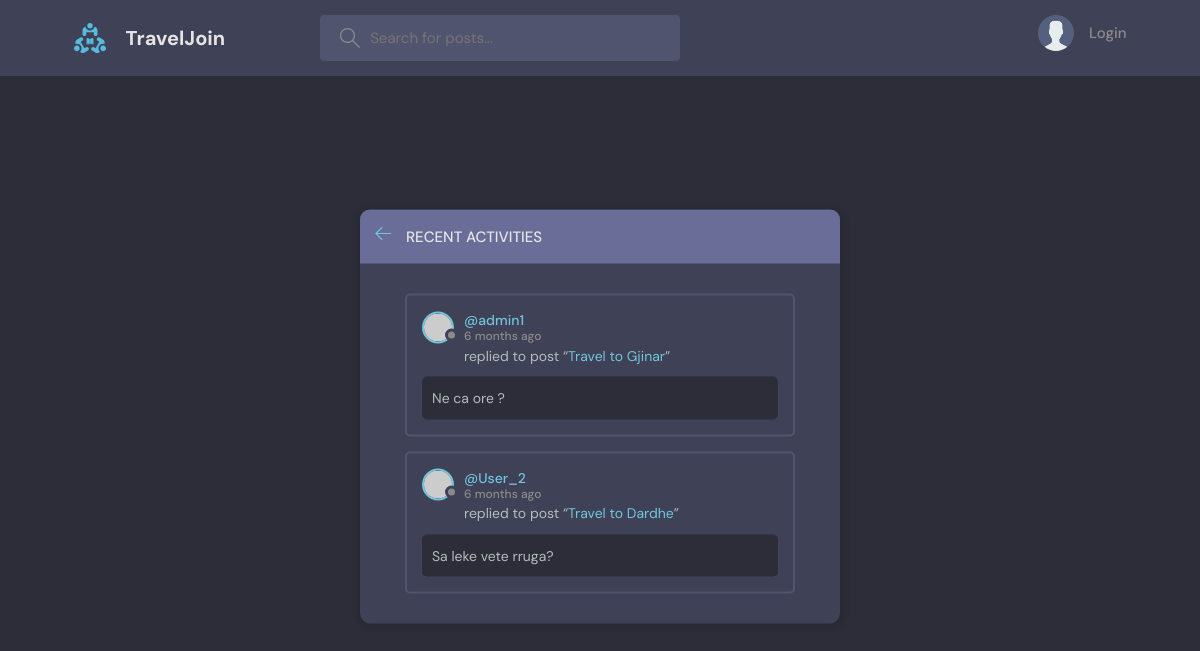
The page /activity/ on the database as committed earlier.
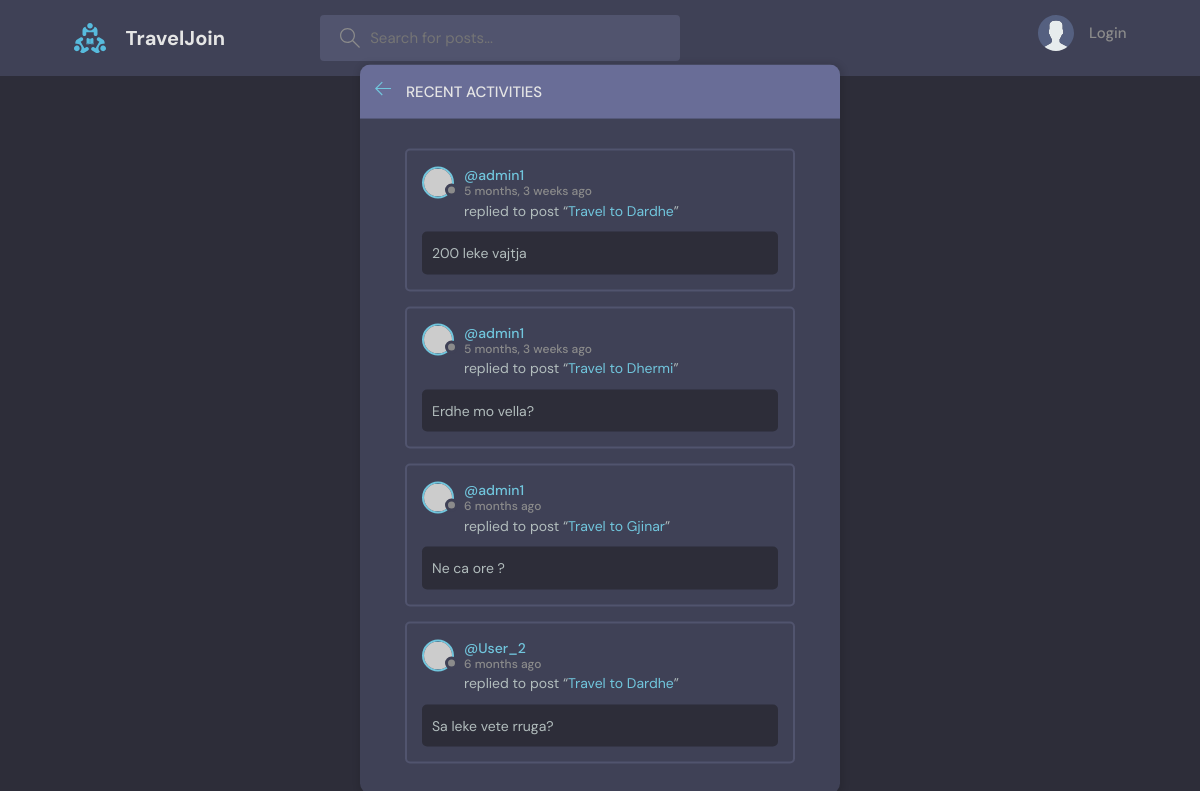
The same page on the database as committed later.
### base/models.py (models this page shows, shortened)
class Message(models.Model):
    user = models.ForeignKey(User, on_delete=models.CASCADE)
    room = models.ForeignKey(Room, on_delete=models.CASCADE)
    body = models.TextField()
    updated = models.DateTimeField(auto_now=True)
    created = models.DateTimeField(auto_now_add=True)
    class Meta:
        ordering = ['-updated', '-created']

class Room(models.Model):
    host = models.ForeignKey(User, on_delete=models.SET_NULL, null=True)
    topic = models.ForeignKey(Topic, on_delete=models.SET_NULL, null=True)
    name = models.CharField(max_length=200)
    description = models.TextField(null=True, blank=True)
    participants = models.ManyToManyField(User, related_name="participants", blank=True)
    updated = models.DateTimeField(auto_now=True)
    created = models.DateTimeField(auto_now_add=True)
    class Meta:
        ordering = ['-updated', '-created']
    def __str__(self):
        return self.name

### base/views.py (the view)
# urls.py: path('activity/', views.activityPage, name="activity"),
def activityPage(request):
    room_messages= Message.objects.all()
    return render(request,'base/activity.html',{'room_messages':room_messages})

### base/templates/base/activity.html (shortened to what this page needs)
{% extends 'main.html' %}
{% block content %}
    <main class="layout">
      <div class="container">
        <div class="layout__box">
          <div class="layout__boxHeader">
            <div class="layout__boxTitle">
              <a href="{% url 'home' %}">
                <svg version="1.1" xmlns="http://www.w3.org/2000/svg" width="32" height="32" viewBox="0 0 32 32">
                  <title>arrow-left</title>
                  <path
                    d="M13.723 2.286l-13.723 13.714 13.719 13.714 1.616-1.611-10.96-10.96h27.625v-2.286h-27.625l10.965-10.965-1.616-1.607z"
                  ></path>
                </svg>
              </a>
              <h3>Recent Activities</h3>
            </div>
          </div>
          <div class="activities-page layout__body">
            {% for message in room_messages %}
            <div class="activities__box">
              <div class="activities__boxHeader roomListRoom__header">
                <a href="{% url 'user-profile' message.user.id %}" class="roomListRoom__author">
                  <div class="avatar avatar--small">
                    <img src="https://randomuser.me/api/portraits/women/11.jpg" />
                  </div>
                  <p>
                    @{{message.user}}
                    <span>{{message.created|timesince}} ago</span>
                  </p>
                </a>
              </div>
              <div class="activities__boxContent">
                <p>replied to post “<a href="{% url 'room' message.room.id %}">{{message.room}}</a>”</p>
                <div class="activities__boxRoomContent">
                  {{message.body}}
                </div>
              </div>
            </div>
            {% endfor %}
          </div>
        </div>
      </div>
    </main>
{% endblock content %}

### templates/main.html (shortened to what this page needs)
<!DOCTYPE html>
{% load static %}
<html lang="en">
  <head>
    <link rel="stylesheet" href="{% static 'styles/style.css' %}" />
  </head>
  <body>
    {% include 'navbar.html' %}
    {% block content %}
    {% endblock content %}
  </body>
</html>

### templates/navbar.html (shortened to what this page needs)
{% load static %}
<header class="header header--loggedIn">
    <div class="container">
      <a href="{% url 'home' %}" class="header__logo">
        <img src="{% static 'images/logo.svg' %}" />
        <h1>TravelJoin</h1>
      </a>
      <form class="header__search" method="GET" action="{% url 'home' %}">
        <label>
          <input name="q" placeholder="Search for posts..." />
        </label>
      </form>
      <nav class="header__menu">
        {% if request.user.is_authenticated %}
        <div class="header__user">
          <a href="{% url 'update-user' %}">
            <div class="avatar avatar--medium active">
              <img src="http://assets.andrewlownie.co.uk/images/unknown-person.gif" />
            </div>
            <p>{{request.user.username}} <span>@{{request.user}}</span></p>
          </a>
          <button class="dropdown-button">
            <svg version="1.1" xmlns="http://www.w3.org/2000/svg" width="32" height="32" viewBox="0 0 32 32">
              <title>chevron-down</title>
              <path d="M16 21l-13-13h-3l16 16 16-16h-3l-13 13z"></path>
            </svg>
          </button>
        </div>
        {% else %}
        <a href="{% url 'login' %}">
            <img src="{% static 'images/avatar.svg' %}" />
            <p>Login</p>
        </a>
        {% endif %}
      </nav>
    </div>
  </header>

### static/styles/style.css (style rules this page uses)
:root { --color-main: #71c6dd; --color-main-light: #e1f6fb; --color-dark: #3f4156; --color-dark-medium: #51546e; --color-dark-light: #696d97; --color-light: #e5e5e5; --color-gray: #8b8b8b; --color-light-gray: #b2bdbd; --color-bg: #2d2d39; --color-success: #5dd693; --color-error: #fc4b0b; }
* { font-family: "DM Sans", -apple-system, BlinkMacSystemFont, "Segoe UI", Roboto, Oxygen, Ubuntu, Cantarell, "Open Sans", "Helvetica Neue", sans-serif; margin: 0; padding: 0; box-sizing: border-box; text-rendering: optimizeLegibility; font-size: inherit; }
html { font-size: 56.25%; }
@media only screen and (min-width: 1200px) { html { font-size: 62.5%; } }
body { line-height: 1.6; font-weight: 400; font-size: 1.5rem; color: var(--color-light-gray); background-color: var(--color-bg); min-height: 100vh; }
img { width: 100%; }
a { display: inline-block; color: var(--color-main); text-decoration: none; }
.container { max-width: 120rem; width: 90%; margin: auto; }
.avatar { position: relative; display: inline-block; border-radius: 50%; border: 2px solid var(--color-main); }
.avatar img { display: block; border-radius: 50%; object-fit: cover; object-position: center; }
.avatar::after { content: ""; display: block; position: absolute; background-color: var(--color-gray); z-index: 111; border-radius: 50%; border: 0.3rem solid var(--color-dark); }
.avatar.avatar--small img { width: 2.8rem; height: 2.8rem; }
.avatar.avatar--small:after { width: 0.7rem; height: 0.7rem; bottom: 0px; right: -6px; }
.header { padding: 1.5rem; background-color: var(--color-dark); }
.header > .container { display: flex; gap: 9.5rem; }
.header__logo, .header__user { display: flex; gap: 2rem; align-items: center; }
.header__logo > img { height: 3.2rem; width: 3.2rem; }
.header__logo > h1 { font-weight: 700; font-size: 2rem; color: var(--color-light); }
.header__search > label { background-color: var(--color-dark-medium); padding: 1.3rem 1rem; display: flex; align-items: center; gap: 1rem; border-radius: 4px; }
.header__search svg { fill: var(--color-gray); width: 2rem; height: 2rem; margin-left: 1rem; }
.header__search input { width: 30rem; background: transparent; border: none; outline: none; color: var(--color-light); }
.header__menu { margin-left: auto; position: relative; }
.header__menu a { display: flex; gap: 1.5rem; align-items: center; font-weight: 500; text-decoration: none; color: var(--color-gray); }
.header__menu img { height: 3.6rem; }
.header__menu p { line-height: 1.2; }
.layout { margin-top: 2.4rem; }
.layout > .container { display: flex; justify-content: space-between; align-items: flex-start; }
.layout__box { width: 90%; max-width: 48rem; min-height: 40rem; position: absolute; top: 50%; left: 50%; transform: translate(-50%, -46%); background-color: var(--color-dark); border-radius: 1rem; box-shadow: 1px 1px 6px 3px rgba(0, 0, 0, 0.1); overflow: hidden; }
.layout__boxHeader { display: flex; padding: 1.5rem; background-color: var(--color-dark-light); }
.layout__boxTitle { display: flex; gap: 1.5rem; align-items: center; }
.layout__boxTitle h3 { text-transform: uppercase; font-weight: 500; color: var(--color-light); }
.layout__boxTitle svg { width: 1.6rem; height: 1.6rem; fill: var(--color-main); }
.layout__body { margin: 3rem; }
.roomListRoom__header { display: flex; justify-content: space-between; align-items: center; }
.roomListRoom__author { font-weight: 500; display: flex; align-items: center; gap: 1rem; }
.activities__box { margin: 1.5rem; padding: 1.5rem; border: 2px solid var(--color-dark-medium); border-radius: 5px; }
.activities__boxHeader p { font-size: 1.4rem; line-height: 1.3; }
.activities__boxHeader p span { color: var(--color-gray); font-size: 1.2rem; display: block; }
.activities__boxContent { margin-left: 4.2rem; }
.activities__boxContent { font-size: 1.4rem; }
.activities__boxRoomContent { background: var(--color-bg); padding: 1rem; border-radius: 5px; margin-top: 1rem; margin-left: -4.2rem; }

Rows that differ between the two databases and show on the page:
added Message: user "admin1", created "5 months, 3 weeks", room "Travel to Dardhe", body "200 leke vajtja"
added Message: user "admin1", created "5 months, 3 weeks", room "Travel to Dhermi", body "Erdhe mo vella?"
